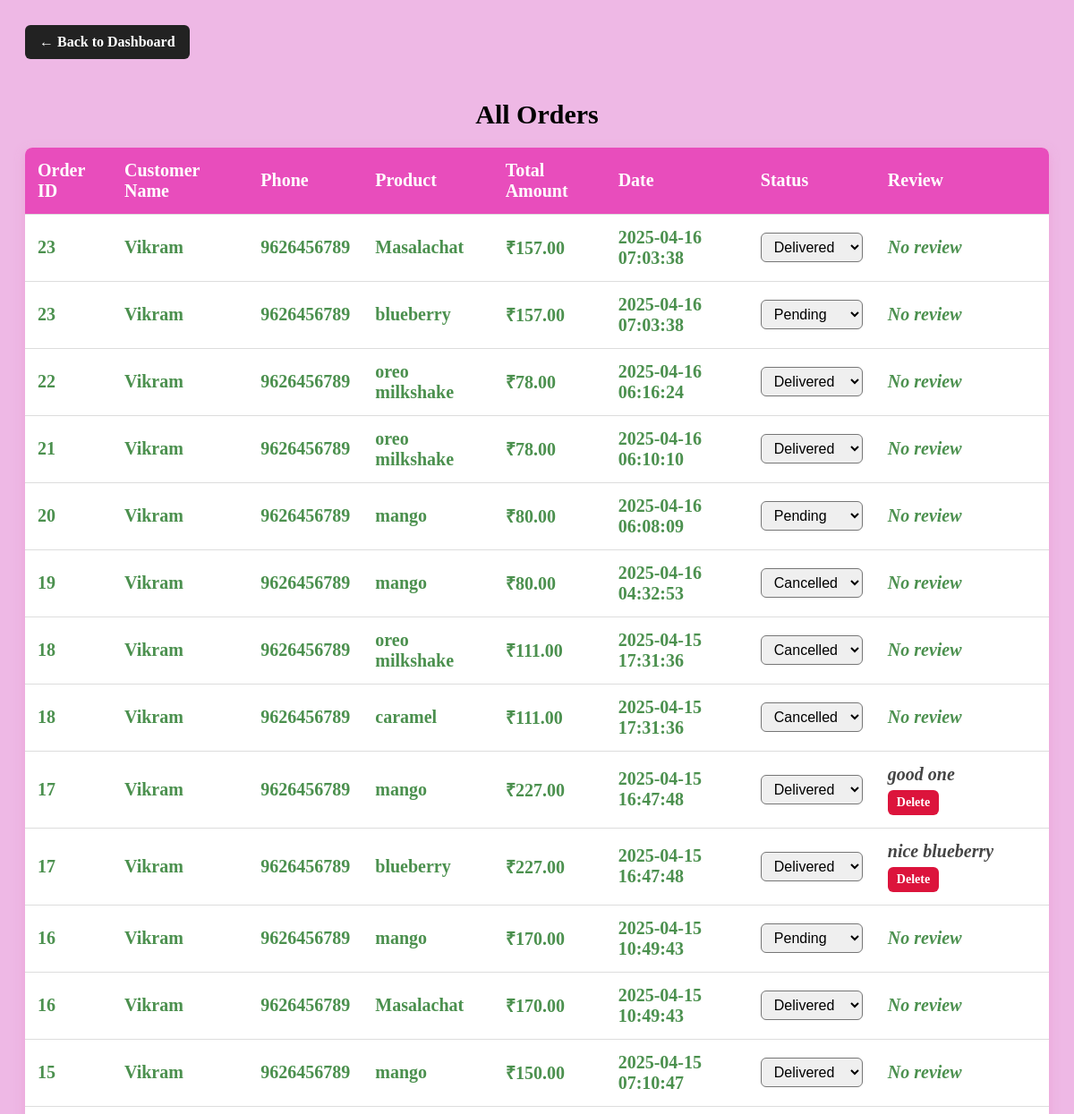
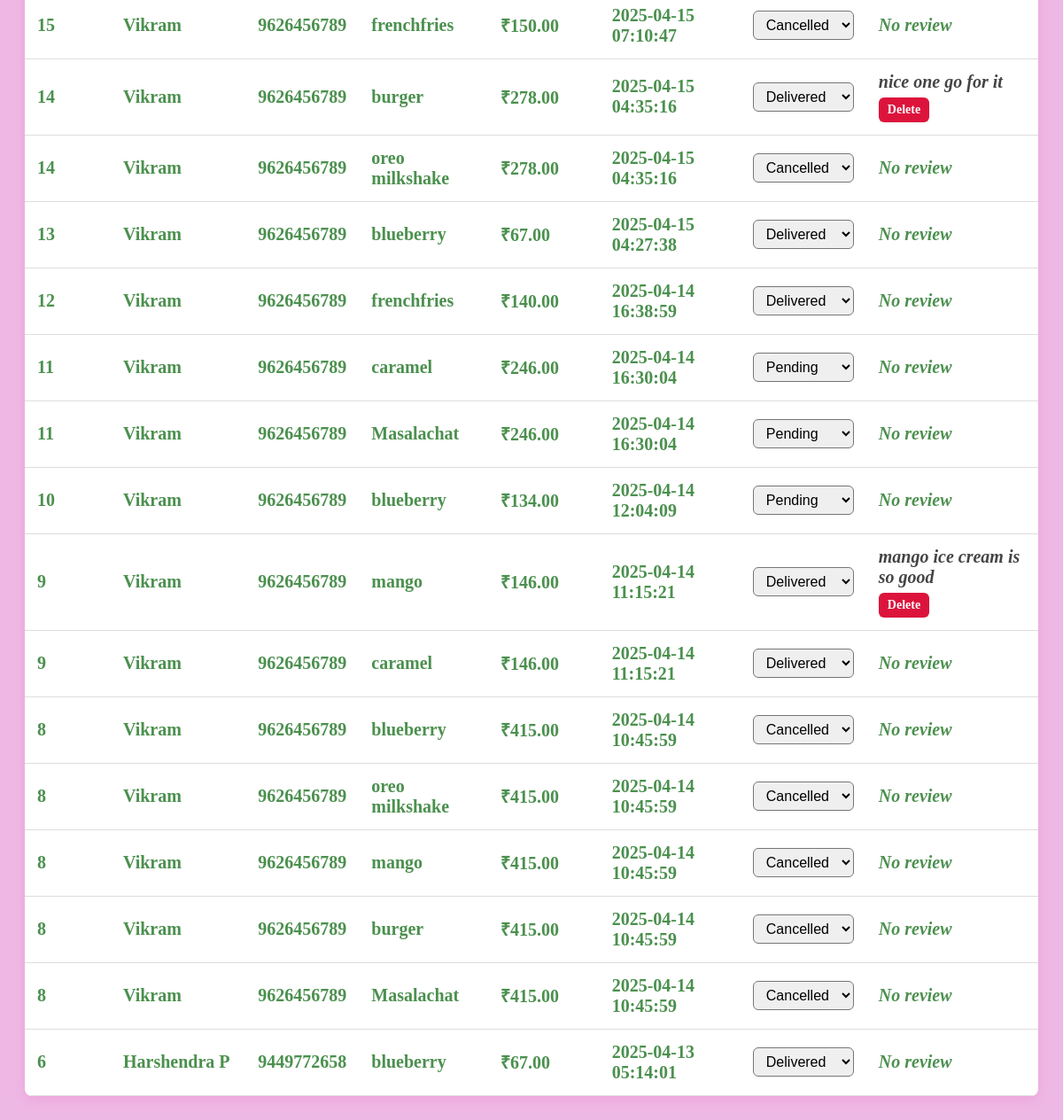
The app's page /admin_panel/orders.php with its own data (2 pictures, top to bottom).
### tables this page shows
CREATE TABLE `order_items` (
  `id` int(11) NOT NULL,
  `order_id` int(11) DEFAULT NULL,
  `product_id` int(11) DEFAULT NULL,
  `name` varchar(100) DEFAULT NULL,
  `image` varchar(255) DEFAULT NULL,
  `price` decimal(10,2) DEFAULT NULL,
  `quantity` int(11) DEFAULT NULL,
  `subtotal` decimal(10,2) DEFAULT NULL,
  `status` varchar(50) DEFAULT 'Pending',
  `review` text DEFAULT NULL,
  `rating` int(11) DEFAULT NULL
);

CREATE TABLE `orders` (
  `id` int(11) NOT NULL,
  `user_id` int(11) DEFAULT NULL,
  `customer_name` varchar(100) DEFAULT NULL,
  `phone` varchar(20) DEFAULT NULL,
  `address` text DEFAULT NULL,
  `payment_method` varchar(50) DEFAULT NULL,
  `total_amount` decimal(10,2) DEFAULT NULL,
  `created_at` timestamp NOT NULL DEFAULT current_timestamp()
);

### admin_panel/orders.php (the view, shortened to what this page needs)
<?php
include('../components/ordconn.php');
$sql = "
    SELECT
        o.id AS order_id,
        o.customer_name,
        o.phone,
        o.total_amount,
        o.created_at,
        oi.id AS order_item_id,
        oi.name AS product_name,
        oi.status,
        oi.review
    FROM orders o
    JOIN order_items oi ON o.id = oi.order_id
    ORDER BY o.created_at DESC
";
$result = $conn->query($sql);
?>
<!DOCTYPE html>
<html>
<head>
</head>
<body>
    <a href="admin_dashboard.php" class="back-btn">← Back to Dashboard</a>
    <h2>All Orders</h2>
    <table>
    <thead>
        <tr>
            <th>Order ID</th>
            <th>Customer Name</th>
            <th>Phone</th>
            <th>Product</th>
            <th>Total Amount</th>
            <th>Date</th>
            <th>Status</th>
            <th>Review</th>
        </tr>
    </thead>
    <tbody>
        <?php if ($result && $result->num_rows > 0): ?>
            <?php while ($row = $result->fetch_assoc()): ?>
                <tr>
                    <td><?= $row['order_id']; ?></td>
                    <td><?= htmlspecialchars($row['customer_name']); ?></td>
                    <td><?= htmlspecialchars($row['phone']); ?></td>
                    <td><?= htmlspecialchars($row['product_name']); ?></td>
                    <td>₹<?= number_format($row['total_amount'], 2); ?></td>
                    <td><?= $row['created_at']; ?></td>
                    <td>
                        <form method="post" action="update_order_status.php">
                            <select name="status" onchange="this.form.submit()">
                                <?php
                                $statuses = ['Pending', 'Preparing', 'Shipped', 'Delivered', 'Cancelled'];
                                foreach ($statuses as $status) {
                                    $selected = ($row['status'] === $status) ? 'selected' : '';
                                    echo "<option value=\"$status\" $selected>$status</option>";
                                }
                                ?>
                            </select>
                        </form>
                    </td>
                    <td>
                        <?php if (!empty($row['review'])): ?>
                            <div class="review-box">
                                <div class="review-text"><?= htmlspecialchars($row['review']); ?></div>
                                <a href="?delete_review_id=<?= $row['order_item_id']; ?>" class="delete-btn" onclick="return confirm('Delete this review?')">Delete</a>
                            </div>
                        <?php else: ?>
                            <em>No review</em>
                        <?php endif; ?>
                    </td>
                </tr>
            <?php endwhile; ?>
        <?php else: ?>
            <tr><td colspan="8">No orders found.</td></tr>
        <?php endif; ?>
    </tbody>
</table>
</body>
</html>

### admin_panel/orders.php (style rules this page uses)
body { font-size: 20px; background-image: url('../images/back-img.jpg'); font-weight: bold; font-family: 'Times New Roman', Times, serif; background: rgb(238, 184, 229); padding: 20px; }
table { width: 100%; border-collapse: collapse; background: white; border-radius: 8px; overflow: hidden; box-shadow: 0 4px 12px rgba(236, 158, 213, 0.76); }
th, td { padding: 14px; text-align: left; border-bottom: 1px solid #ddd; }
td { color: rgba(57, 133, 60, 0.91); }
th { background-color: rgba(231, 66, 184, 0.94); color: #fff; }
h2 { text-align: center; margin-bottom: 20px; }
.back-btn { display: inline-block; margin-bottom: 20px; padding: 10px 16px; background-color: #222; color: white; text-decoration: none; border-radius: 6px; font-size: 16px; transition: background-color 0.2s ease; }
select { padding: 6px 10px; font-size: 16px; border-radius: 6px; }
.review-box { display: flex; flex-direction: column; gap: 6px; max-width: 250px; word-wrap: break-word; }
.review-text { font-style: italic; color: #444; }
.delete-btn { background-color: crimson; color: white; border: none; padding: 6px 10px; border-radius: 6px; cursor: pointer; align-self: flex-start; font-size: 14px; text-decoration: none; }

### records on screen
order_items: order "23", order.customer_name "Vikram", order.phone "9626456789", name "Masalachat", order.total_amount "157.00", order.created_at "2025-04-16 07:03:38", shows "No review"
order_items: order "23", order.customer_name "Vikram", order.phone "9626456789", name "blueberry", order.total_amount "157.00", order.created_at "2025-04-16 07:03:38", shows "No review"
order_items: order "22", order.customer_name "Vikram", order.phone "9626456789", name "oreo milkshake", order.total_amount "78.00", order.created_at "2025-04-16 06:16:24", shows "No review"
order_items: order "21", order.customer_name "Vikram", order.phone "9626456789", name "oreo milkshake", order.total_amount "78.00", order.created_at "2025-04-16 06:10:10", shows "No review"
order_items: order "20", order.customer_name "Vikram", order.phone "9626456789", name "mango", order.total_amount "80.00", order.created_at "2025-04-16 06:08:09", shows "No review"
order_items: order "19", order.customer_name "Vikram", order.phone "9626456789", name "mango", order.total_amount "80.00", order.created_at "2025-04-16 04:32:53", shows "No review"
order_items: order "18", order.customer_name "Vikram", order.phone "9626456789", name "oreo milkshake", order.total_amount "111.00", order.created_at "2025-04-15 17:31:36", shows "No review"
order_items: order "18", order.customer_name "Vikram", order.phone "9626456789", name "caramel", order.total_amount "111.00", order.created_at "2025-04-15 17:31:36", shows "No review"
order_items: order "17", order.customer_name "Vikram", order.phone "9626456789", name "mango", order.total_amount "227.00", order.created_at "2025-04-15 16:47:48", review "good one"
order_items: order "17", order.customer_name "Vikram", order.phone "9626456789", name "blueberry", order.total_amount "227.00", order.created_at "2025-04-15 16:47:48", review "nice blueberry"
order_items: order "16", order.customer_name "Vikram", order.phone "9626456789", name "mango", order.total_amount "170.00", order.created_at "2025-04-15 10:49:43", shows "No review"
order_items: order "16", order.customer_name "Vikram", order.phone "9626456789", name "Masalachat", order.total_amount "170.00", order.created_at "2025-04-15 10:49:43", shows "No review"
order_items: order "15", order.customer_name "Vikram", order.phone "9626456789", name "mango", order.total_amount "150.00", order.created_at "2025-04-15 07:10:47", shows "No review"
order_items: order "15", order.customer_name "Vikram", order.phone "9626456789", name "frenchfries", order.total_amount "150.00", order.created_at "2025-04-15 07:10:47", shows "No review"
order_items: order "14", order.customer_name "Vikram", order.phone "9626456789", name "burger", order.total_amount "278.00", order.created_at "2025-04-15 04:35:16", review "nice one go for it"
order_items: order "14", order.customer_name "Vikram", order.phone "9626456789", name "oreo milkshake", order.total_amount "278.00", order.created_at "2025-04-15 04:35:16", shows "No review"
order_items: order "13", order.customer_name "Vikram", order.phone "9626456789", name "blueberry", order.total_amount "67.00", order.created_at "2025-04-15 04:27:38", shows "No review"
order_items: order "12", order.customer_name "Vikram", order.phone "9626456789", name "frenchfries", order.total_amount "140.00", order.created_at "2025-04-14 16:38:59", shows "No review"
order_items: order "11", order.customer_name "Vikram", order.phone "9626456789", name "caramel", order.total_amount "246.00", order.created_at "2025-04-14 16:30:04", shows "No review"
order_items: order "11", order.customer_name "Vikram", order.phone "9626456789", name "Masalachat", order.total_amount "246.00", order.created_at "2025-04-14 16:30:04", shows "No review"
order_items: order "10", order.customer_name "Vikram", order.phone "9626456789", name "blueberry", order.total_amount "134.00", order.created_at "2025-04-14 12:04:09", shows "No review"
order_items: order "9", order.customer_name "Vikram", order.phone "9626456789", name "mango", order.total_amount "146.00", order.created_at "2025-04-14 11:15:21", review "mango ice cream is so good"
order_items: order "9", order.customer_name "Vikram", order.phone "9626456789", name "caramel", order.total_amount "146.00", order.created_at "2025-04-14 11:15:21", shows "No review"
order_items: order "8", order.customer_name "Vikram", order.phone "9626456789", name "blueberry", order.total_amount "415.00", order.created_at "2025-04-14 10:45:59", shows "No review"
order_items: order "8", order.customer_name "Vikram", order.phone "9626456789", name "oreo milkshake", order.total_amount "415.00", order.created_at "2025-04-14 10:45:59", shows "No review"
order_items: order "8", order.customer_name "Vikram", order.phone "9626456789", name "mango", order.total_amount "415.00", order.created_at "2025-04-14 10:45:59", shows "No review"
order_items: order "8", order.customer_name "Vikram", order.phone "9626456789", name "burger", order.total_amount "415.00", order.created_at "2025-04-14 10:45:59", shows "No review"
order_items: order "8", order.customer_name "Vikram", order.phone "9626456789", name "Masalachat", order.total_amount "415.00", order.created_at "2025-04-14 10:45:59", shows "No review"
order_items: order "6", order.customer_name "Harshendra P", order.phone "9449772658", name "blueberry", order.total_amount "67.00", order.created_at "2025-04-13 05:14:01", shows "No review"

### other values on screen
form field status "Delivered"
form field status "Pending"
form field status "Cancelled"
